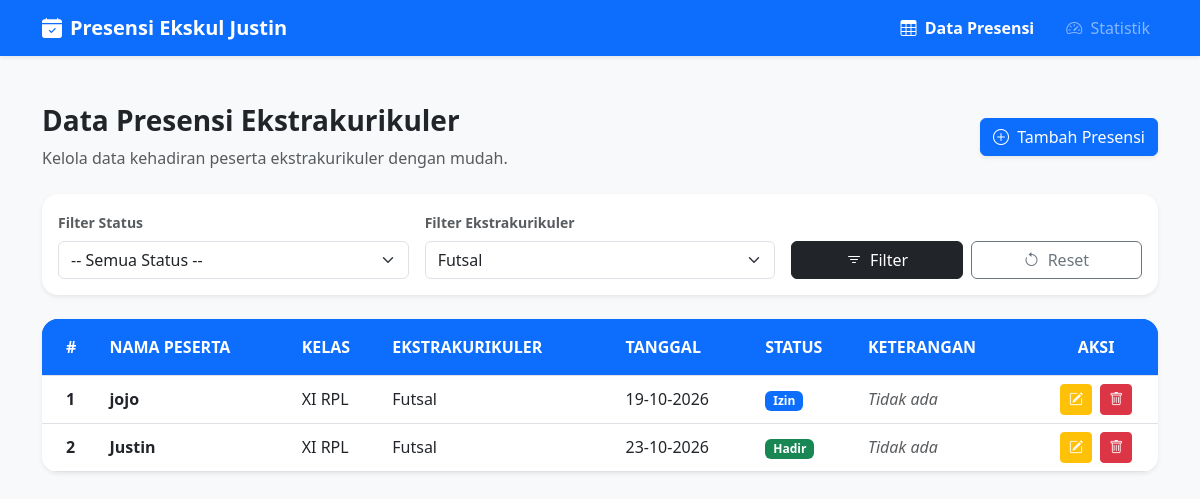
Page /index.php?ekstrakurikuler=Futsal on the committed database.
### tables this page shows
CREATE TABLE `presensi_ekskul` (
  `id_presensi` int(11) NOT NULL,
  `nama_peserta` varchar(50) NOT NULL,
  `kelas` varchar(20) NOT NULL,
  `ekstrakurikuler` varchar(50) NOT NULL,
  `tanggal` date NOT NULL,
  `status` enum('Hadir','Izin','Sakit','Alpha') NOT NULL,
  `keterangan` varchar(100) NOT NULL
);

### index.php (the view, shortened to what this page needs)
<?php
include 'koneksi.php';
$filter_ekskul = $_GET['ekstrakurikuler'] ?? '';
$sql = "SELECT * FROM presensi_ekskul WHERE 1=1";
$params = [];
if (!empty($filter_ekskul)) {
    $sql .= " AND ekstrakurikuler = :ekstrakurikuler";
    $params[':ekstrakurikuler'] = $filter_ekskul;
}
$sql .= " ORDER BY id_presensi DESC";
$stmt = $pdo->prepare($sql);
$stmt->execute($params);
$stmtEkskulList = $pdo->query("SELECT DISTINCT ekstrakurikuler FROM presensi_ekskul ORDER BY ekstrakurikuler ASC");
$ekskulList = $stmtEkskulList->fetchAll(PDO::FETCH_COLUMN);
?>
<!DOCTYPE html>
<html lang="id">
<head>
    <link href="https://cdn.jsdelivr.net/npm/bootstrap@5.3.0/dist/css/bootstrap.min.css" rel="stylesheet">
    <link rel="stylesheet" href="https://cdn.jsdelivr.net/npm/bootstrap-icons@1.10.5/font/bootstrap-icons.css">
</head>
<body class="bg-light">
    <nav class="navbar navbar-expand-lg navbar-dark bg-primary shadow-sm">
        <div class="container">
            <a class="navbar-brand fw-bold" href="index.php"><i class="bi bi-calendar-check-fill me-2"></i>Presensi Ekskul Justin</a>
            <div class="navbar-nav ms-auto flex-row gap-3">
                <a class="nav-link active fw-bold text-white" href="index.php"><i class="bi bi-table me-1"></i> Data Presensi</a>
                <a class="nav-link text-white-50" href="dashboard.php"><i class="bi bi-speedometer2 me-1"></i> Statistik</a>
            </div>
        </div>
    </nav>
    <div class="container my-5">
        <div class="d-flex justify-content-between align-items-center mb-4">
            <div>
                <h3 class="fw-bold text-dark">Data Presensi Ekstrakurikuler</h3>
                <p class="text-muted mb-0">Kelola data kehadiran peserta ekstrakurikuler dengan mudah.</p>
            </div>
            <a href="tambah.php" class="btn btn-primary shadow-sm">
                <i class="bi bi-plus-circle me-1"></i> Tambah Presensi
            </a>
        </div>
        <div class="card shadow-sm border-0 rounded-4 mb-4 p-3 bg-white">
            <form method="GET" action="" class="row g-3 align-items-end">
                <div class="col-md-4">
                    <label class="form-label fw-semibold small text-muted">Filter Status</label>
                    <select name="status" class="form-select">
                        <option value="">-- Semua Status --</option>
                    </select>
                </div>
                <div class="col-md-4">
                    <label class="form-label fw-semibold small text-muted">Filter Ekstrakurikuler</label>
                    <select name="ekstrakurikuler" class="form-select">
                        <?php foreach ($ekskulList as $eks): ?>
                            <option value="<?= htmlspecialchars($eks) ?>" <?= $filter_ekskul == $eks ? 'selected' : '' ?>><?= htmlspecialchars($eks) ?></option>
                        <?php endforeach; ?>
                    </select>
                </div>
                <div class="col-md-4 d-flex gap-2">
                    <button type="submit" class="btn btn-dark w-100"><i class="bi bi-filter me-1"></i> Filter</button>
                    <a href="index.php" class="btn btn-outline-secondary w-100"><i class="bi bi-arrow-counterclockwise me-1"></i> Reset</a>
                </div>
            </form>
        </div>
        <div class="card shadow-sm border-0 rounded-4 overflow-hidden">
            <div class="card-body p-0">
                <div class="table-responsive">
                    <table class="table table-hover align-middle mb-0">
                        <thead class="bg-primary text-white text-uppercase fs-7">
                            <tr>
                                <th class="py-3 ps-4 bg-primary text-white">#</th>
                                <th class="py-3 bg-primary text-white">Nama Peserta</th>
                                <th class="py-3 bg-primary text-white">Kelas</th>
                                <th class="py-3 bg-primary text-white">Ekstrakurikuler</th>
                                <th class="py-3 bg-primary text-white">Tanggal</th>
                                <th class="py-3 bg-primary text-white">Status</th>
                                <th class="py-3 bg-primary text-white">Keterangan</th>
                                <th class="py-3 text-center bg-primary text-white">Aksi</th>
                            </tr>
                        </thead>
                        <tbody>
                            <?php
                            $no = 1;
                            while ($row = $stmt->fetch(PDO::FETCH_ASSOC)) {
                                $badgeClass = match($row['status']) {
                                    'Hadir' => 'bg-success',
                                    'Izin'  => 'bg-primary',
                                    'Sakit' => 'bg-warning text-dark',
                                    'Alpha' => 'bg-danger',
                                    default => 'bg-secondary'
                                };
                                echo "<tr>
                                    <td class='ps-4 fw-bold'>{$no}</td>
                                    <td><strong>" . htmlspecialchars($row['nama_peserta']) . "</strong></td>
                                    <td>" . htmlspecialchars($row['kelas']) . "</td>
                                    <td>" . htmlspecialchars($row['ekstrakurikuler']) . "</td>
                                    <td>" . date('d-m-Y', strtotime($row['tanggal'])) . "</td>
                                    <td><span class='badge {$badgeClass} px-2 py-1'>{$row['status']}</span></td>
                                    <td>" . (!empty($row['keterangan']) ? htmlspecialchars($row['keterangan']) : '<span class="text-muted fst-italic">Tidak ada</span>') . "</td>
                                    <td class='text-center'>
                                        <a href='edit.php?id={$row['id_presensi']}' class='btn btn-sm btn-warning text-white me-1' title='Edit'><i class='bi bi-pencil-square'></i></a>
                                        <a href='hapus.php?id={$row['id_presensi']}' class='btn btn-sm btn-danger' title='Hapus' onclick='return confirm(\"Yakin ingin menghapus data ini?\")'><i class='bi bi-trash'></i></a>
                                    </td>
                                </tr>";
                                $no++;
                            }
                            ?>
                        </tbody>
                    </table>
                </div>
            </div>
        </div>
    </div>
</body>
</html>

### rows in the picture
presensi_ekskul: nama_peserta "jojo", kelas "XI RPL", ekstrakurikuler "Futsal", tanggal "19-10-2026", status "Izin", keterangan "Tidak ada"
presensi_ekskul: nama_peserta "Justin", kelas "XI RPL", ekstrakurikuler "Futsal", tanggal "23-10-2026", status "Hadir", keterangan "Tidak ada"

### other values in the picture
form field ekstrakurikuler "Futsal"
